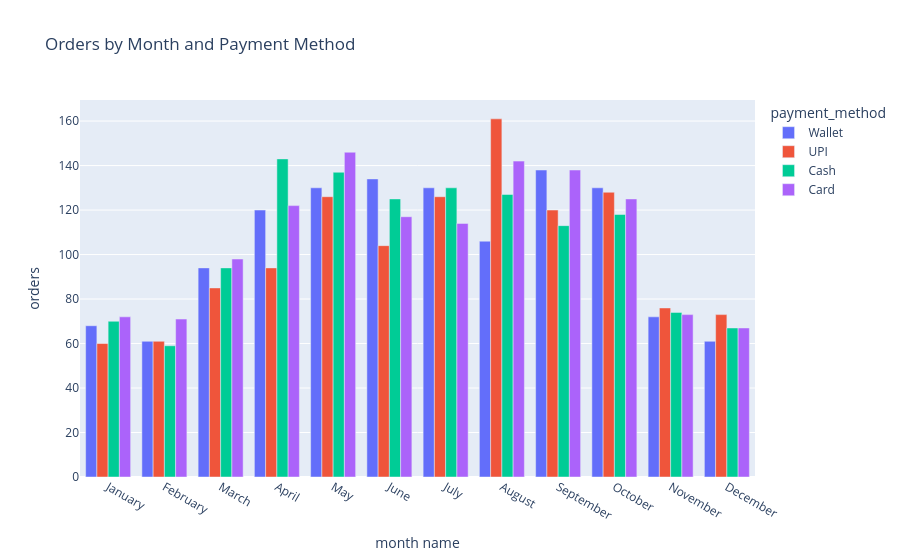

Notebook source saved alongside this figure:
### Markdown cell above
### Orders by Month and Payment Method

### Code cell
month_order = [
    "January", "February", "March", "April", "May", "June",
    "July", "August", "September", "October", "November", "December"
]

month_payment = df.groupby(["month name", "payment_method"]).size().reset_index(name="orders")

month_payment["month name"] = pd.Categorical(
    month_payment["month name"],
    categories=month_order,
    ordered=True
)

month_payment = month_payment.sort_values("month name")

fig = px.bar(
    month_payment,
    x="month name",
    y="orders",
    color="payment_method",
    barmode="group",
    title="Orders by Month and Payment Method"
)

fig.show()

### Figure 1 — Plotly figure (JSON) as saved in the notebook; plotly's stock layout.template omitted (floating-point values rounded to 4 significant figures)
{"data": [{"alignmentgroup": "True", "hovertemplate": "payment_method=Wallet<br>month name=%{x}<br>orders=%{y}<extra></extra>", "legendgroup": "Wallet", "marker": {"color": "#636efa", "pattern": {"shape": ""}}, "name": "Wallet", "offsetgroup": "Wallet", "orientation": "v", "showlegend": true, "textposition": "auto", "type": "bar", "x": ["January", "February", "March", "April", "May", "June", "July", "August", "September", "October", "November", "December"], "xaxis": "x", "y": [68, 61, 94, 120, 130, 134, 130, 106, 138, 130, 72, 61], "yaxis": "y"}, {"alignmentgroup": "True", "hovertemplate": "payment_method=UPI<br>month name=%{x}<br>orders=%{y}<extra></extra>", "legendgroup": "UPI", "marker": {"color": "#EF553B", "pattern": {"shape": ""}}, "name": "UPI", "offsetgroup": "UPI", "orientation": "v", "showlegend": true, "textposition": "auto", "type": "bar", "x": ["January", "February", "March", "April", "May", "June", "July", "August", "September", "October", "November", "December"], "xaxis": "x", "y": [60, 61, 85, 94, 126, 104, 126, 161, 120, 128, 76, 73], "yaxis": "y"}, {"alignmentgroup": "True", "hovertemplate": "payment_method=Cash<br>month name=%{x}<br>orders=%{y}<extra></extra>", "legendgroup": "Cash", "marker": {"color": "#00cc96", "pattern": {"shape": ""}}, "name": "Cash", "offsetgroup": "Cash", "orientation": "v", "showlegend": true, "textposition": "auto", "type": "bar", "x": ["January", "February", "March", "April", "May", "June", "July", "August", "September", "October", "November", "December"], "xaxis": "x", "y": [70, 59, 94, 143, 137, 125, 130, 127, 113, 118, 74, 67], "yaxis": "y"}, {"alignmentgroup": "True", "hovertemplate": "payment_method=Card<br>month name=%{x}<br>orders=%{y}<extra></extra>", "legendgroup": "Card", "marker": {"color": "#ab63fa", "pattern": {"shape": ""}}, "name": "Card", "offsetgroup": "Card", "orientation": "v", "showlegend": true, "textposition": "auto", "type": "bar", "x": ["January", "February", "March", "April", "May", "June", "July", "August", "September", "October", "November", "December"], "xaxis": "x", "y": [72, 71, 98, 122, 146, 117, 114, 142, 138, 125, 73, 67], "yaxis": "y"}], "layout": {"barmode": "group", "legend": {"title": {"text": "payment_method"}, "tracegroupgap": 0}, "title": {"text": "Orders by Month and Payment Method"}, "xaxis": {"anchor": "y", "domain": [0, 1], "title": {"text": "month name"}}, "yaxis": {"anchor": "x", "domain": [0, 1], "title": {"text": "orders"}}}}
